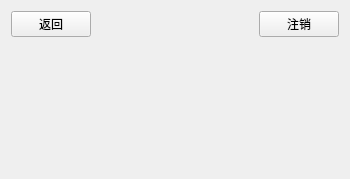
<?xml version="1.0" encoding="UTF-8"?>
<ui version="4.0">
 <class>MasterView</class>
 <widget class="QWidget" name="MasterView">
  <property name="geometry">
   <rect>
    <x>0</x>
    <y>0</y>
    <width>350</width>
    <height>179</height>
   </rect>
  </property>
  <property name="windowTitle">
   <string>MasterView</string>
  </property>
  <layout class="QVBoxLayout" name="verticalLayout">
   <item>
    <layout class="QHBoxLayout" name="horizontalLayout">
     <item>
      <widget class="QPushButton" name="btBack">
       <property name="text">
        <string>返回</string>
       </property>
      </widget>
     </item>
     <item>
      <spacer name="horizontalSpacer">
       <property name="orientation">
        <enum>Qt::Horizontal</enum>
       </property>
       <property name="sizeHint" stdset="0">
        <size>
         <width>40</width>
         <height>20</height>
        </size>
       </property>
      </spacer>
     </item>
     <item>
      <widget class="QLabel" name="labelTitle">
       <property name="text">
        <string/>
       </property>
      </widget>
     </item>
     <item>
      <spacer name="horizontalSpacer_2">
       <property name="orientation">
        <enum>Qt::Horizontal</enum>
       </property>
       <property name="sizeHint" stdset="0">
        <size>
         <width>40</width>
         <height>20</height>
        </size>
       </property>
      </spacer>
     </item>
     <item>
      <widget class="QPushButton" name="btlogout">
       <property name="text">
        <string>注销</string>
       </property>
      </widget>
     </item>
    </layout>
   </item>
   <item>
    <widget class="QStackedWidget" name="stackedWidget">
     <widget class="QWidget" name="page_3"/>
     <widget class="QWidget" name="page_4"/>
    </widget>
   </item>
  </layout>
 </widget>
 <resources/>
 <connections/>
</ui>
